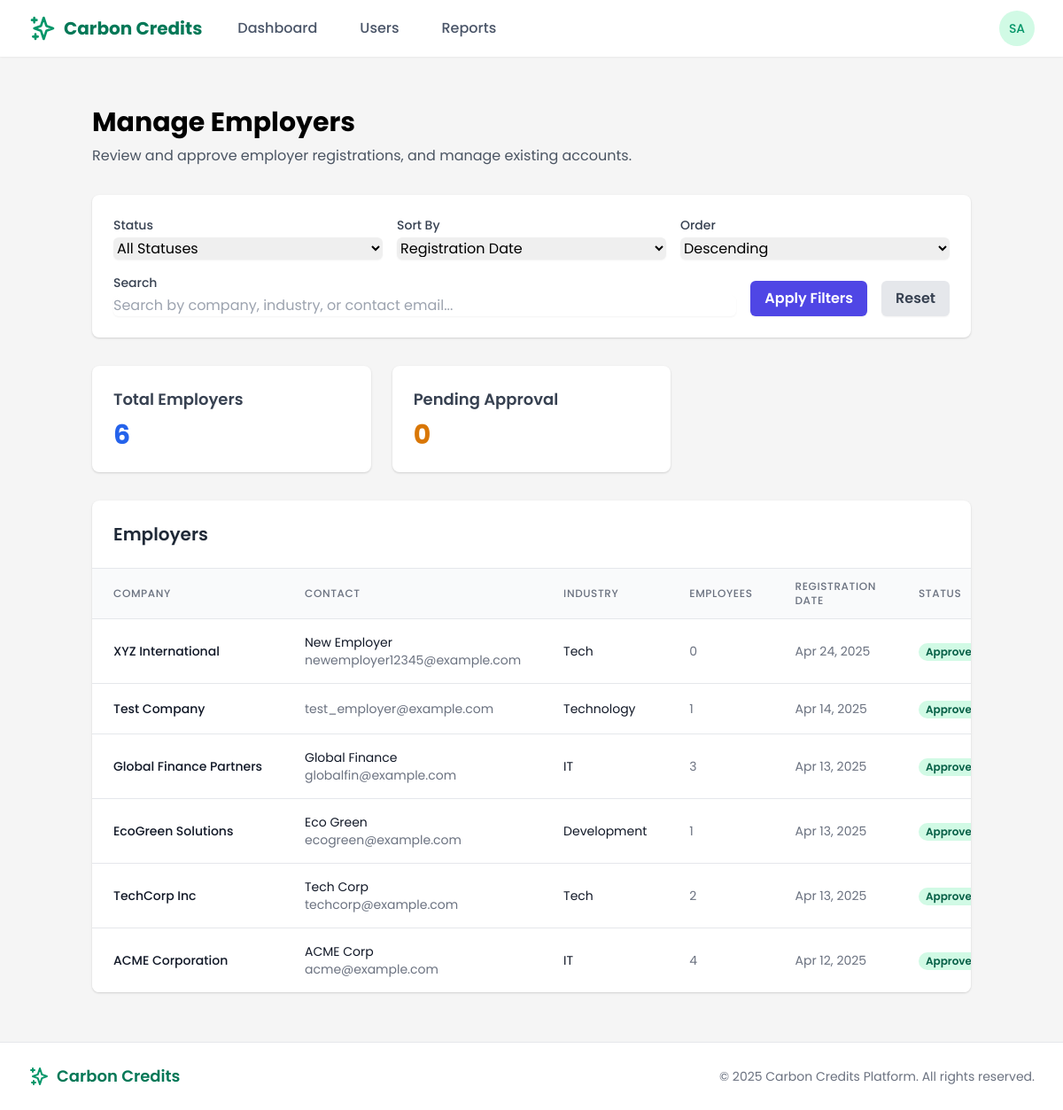
The page /systemadmin/employers/ (signed in) on the database its author committed.
### users/models.py (models this page shows, shortened)
class CustomUser(AbstractUser):
    is_employee = models.BooleanField(default=False)
    is_employer = models.BooleanField(default=False)
    is_bank_admin = models.BooleanField(default=False)
    is_super_admin = models.BooleanField(default=False)
    email = models.EmailField(_('email address'), unique=True)
    date_joined = models.DateTimeField(default=timezone.now)
    approved = models.BooleanField(default=False)
    USERNAME_FIELD = 'email'
    REQUIRED_FIELDS = ['username', 'first_name', 'last_name']
    class Meta:
        verbose_name = _('user')
        verbose_name_plural = _('users')

class EmployerProfile(models.Model):
    user = models.OneToOneField(
        CustomUser,
        on_delete=models.CASCADE,
        related_name='employer_profile'
    )
    company_name = models.CharField(max_length=100)
    registration_number = models.CharField(max_length=50, unique=True)
    industry = models.CharField(max_length=100)
    approved = models.BooleanField(default=False)
    created_at = models.DateTimeField(default=timezone.now)
    initial_credits_allocated = models.BooleanField(default=False)
    wallet_balance = models.DecimalField(max_digits=10, decimal_places=2, default=0)

### core/views/admin_views.py (the view, shortened to what this page needs)
# urls.py: path('employers/', admin_views.employers_list, name='admin_employers'),
@login_required
@user_passes_test(is_super_admin)
def employers_list(request):
    status_filter = request.GET.get('status', '')
    search_query = request.GET.get('search', '')
    sort_by = request.GET.get('sort', 'date_joined')
    sort_dir = request.GET.get('dir', 'desc')
    employers_queryset = EmployerProfile.objects.all().select_related('user')
    if status_filter:
        if status_filter == 'approved':
            employers_queryset = employers_queryset.filter(approved=True)
        elif status_filter == 'pending':
            employers_queryset = employers_queryset.filter(approved=False)
    if sort_by == 'company':
        order_field = 'company_name' if sort_dir == 'asc' else '-company_name'
    elif sort_by == 'email':
        order_field = 'user__email' if sort_dir == 'asc' else '-user__email'
    elif sort_by == 'industry':
        order_field = 'industry' if sort_dir == 'asc' else '-industry'
    elif sort_by == 'status':
        order_field = 'approved' if sort_dir == 'asc' else '-approved'
    else:  # default to date joined
        order_field = 'user__date_joined' if sort_dir == 'asc' else '-user__date_joined'
    employers_queryset = employers_queryset.order_by(order_field)
    for employer in employers_queryset:
        employer.employee_count = employer.employees.count()
    page_number = request.GET.get('page', 1)
    paginator = Paginator(employers_queryset, 20)  # 20 employers per page
    employers = paginator.get_page(page_number)
    context = {
        'employers': employers,
        'status_filter': status_filter,
        'search_query': search_query,
        'sort_by': sort_by,
        'sort_dir': sort_dir,
        'page_obj': employers,
        'total_employers': employers_queryset.count(),
        'pending_approval_count': employers_queryset.filter(approved=False).count(),
    }
    return render(request, 'admin/employers.html', context)

### core/views/admin_views.py (called while the page is built)
def is_super_admin(user):
    return user.is_authenticated and user.is_super_admin

### templates/admin/employers.html (shortened to what this page needs)
{% extends 'base.html' %}
{% load static %}
{% block content %}
<div class="container mx-auto px-4 py-8">
    <div class="mb-8">
        <h1 class="text-3xl font-bold mb-2">Manage Employers</h1>
        <p class="text-gray-600">Review and approve employer registrations, and manage existing accounts.</p>
    </div>
    <div class="bg-white rounded-lg shadow p-6 mb-8">
        <form method="get" action="{% url 'admin_employers' %}" class="space-y-4">
            <div class="grid grid-cols-1 md:grid-cols-3 gap-4">
                <div>
                    <label for="status" class="block text-sm font-medium text-gray-700 mb-1">Status</label>
                    <select id="status" name="status" class="form-select w-full rounded-md border-gray-300 shadow-sm">
                        <option value="" {% if status_filter == "" %}selected{% endif %}>All Statuses</option>
                    </select>
                </div>
                <div>
                    <label for="sort" class="block text-sm font-medium text-gray-700 mb-1">Sort By</label>
                    <select id="sort" name="sort" class="form-select w-full rounded-md border-gray-300 shadow-sm">
                        <option value="date_joined" {% if sort_by == "date_joined" %}selected{% endif %}>Registration Date</option>
                    </select>
                </div>
                <div>
                    <label for="dir" class="block text-sm font-medium text-gray-700 mb-1">Order</label>
                    <select id="dir" name="dir" class="form-select w-full rounded-md border-gray-300 shadow-sm">
                        <option value="desc" {% if sort_dir == "desc" %}selected{% endif %}>Descending</option>
                    </select>
                </div>
            </div>
            <div class="flex items-end space-x-4">
                <div class="flex-grow">
                    <label for="search" class="block text-sm font-medium text-gray-700 mb-1">Search</label>
                    <input type="text" id="search" name="search" value="{{ search_query }}" placeholder="Search by company, industry, or contact email..." class="form-input w-full rounded-md border-gray-300 shadow-sm">
                </div>
                <button type="submit" class="py-2 px-4 bg-indigo-600 text-white font-semibold rounded-md shadow-sm hover:bg-indigo-700 focus:outline-none focus:ring-2 focus:ring-indigo-500 focus:ring-offset-2">
                    Apply Filters
                </button>
                <a href="{% url 'admin_employers' %}" class="py-2 px-4 bg-gray-200 text-gray-700 font-semibold rounded-md shadow-sm hover:bg-gray-300 focus:outline-none focus:ring-2 focus:ring-gray-500 focus:ring-offset-2">
                    Reset
                </a>
            </div>
        </form>
    </div>
    <div class="grid grid-cols-1 md:grid-cols-3 gap-6 mb-8">
        <div class="bg-white rounded-lg shadow p-6">
            <h3 class="text-lg font-semibold text-gray-700 mb-2">Total Employers</h3>
            <p class="text-3xl font-bold text-blue-600">{{ total_employers }}</p>
        </div>
        <div class="bg-white rounded-lg shadow p-6">
            <h3 class="text-lg font-semibold text-gray-700 mb-2">Pending Approval</h3>
            <p class="text-3xl font-bold text-yellow-600">{{ pending_approval_count }}</p>
        </div>
    </div>
    <div class="bg-white rounded-lg shadow overflow-hidden">
        <div class="p-6 border-b border-gray-200">
            <h2 class="text-xl font-semibold text-gray-800">Employers</h2>
        </div>
        {% if employers %}
        <div class="overflow-x-auto">
            <table class="min-w-full divide-y divide-gray-200">
                <thead class="bg-gray-50">
                    <tr>
                        <th scope="col" class="px-6 py-3 text-left text-xs font-medium text-gray-500 uppercase tracking-wider">Company</th>
                        <th scope="col" class="px-6 py-3 text-left text-xs font-medium text-gray-500 uppercase tracking-wider">Contact</th>
                        <th scope="col" class="px-6 py-3 text-left text-xs font-medium text-gray-500 uppercase tracking-wider">Industry</th>
                        <th scope="col" class="px-6 py-3 text-left text-xs font-medium text-gray-500 uppercase tracking-wider">Employees</th>
                        <th scope="col" class="px-6 py-3 text-left text-xs font-medium text-gray-500 uppercase tracking-wider">Registration Date</th>
                        <th scope="col" class="px-6 py-3 text-left text-xs font-medium text-gray-500 uppercase tracking-wider">Status</th>
                    </tr>
                </thead>
                <tbody class="bg-white divide-y divide-gray-200">
                    {% for employer in employers %}
                    <tr id="employer-{{ employer.id }}">
                        <td class="px-6 py-4 whitespace-nowrap">
                            <div class="text-sm font-medium text-gray-900">{{ employer.company_name }}</div>
                        </td>
                        <td class="px-6 py-4 whitespace-nowrap">
                            <div class="text-sm text-gray-900">{{ employer.user.get_full_name }}</div>
                            <div class="text-sm text-gray-500">{{ employer.user.email }}</div>
                        </td>
                        <td class="px-6 py-4 whitespace-nowrap">
                            <div class="text-sm text-gray-900">{{ employer.industry }}</div>
                        </td>
                        <td class="px-6 py-4 whitespace-nowrap text-sm text-gray-500">
                            {{ employer.employee_count }}
                        </td>
                        <td class="px-6 py-4 whitespace-nowrap text-sm text-gray-500">
                            {{ employer.user.date_joined|date:"M d, Y" }}
                        </td>
                        <td class="px-6 py-4 whitespace-nowrap">
                            {% if employer.approved %}
                            <span class="px-2 inline-flex text-xs leading-5 font-semibold rounded-full bg-green-100 text-green-800">
                                Approved
                            </span>
                            {% else %}
                            <span class="px-2 inline-flex text-xs leading-5 font-semibold rounded-full bg-yellow-100 text-yellow-800">
                                Pending
                            </span>
                            {% endif %}
                        </td>
                    </tr>
                    {% endfor %}
                </tbody>
            </table>
        </div>
        {% endif %}
    </div>
</div>
{% endblock %}

### templates/base.html (shortened to what this page needs)
{% load static %}
<!DOCTYPE html>
<html lang="en">
<head>
    <link href="https://cdn.jsdelivr.net/npm/tailwindcss@2.2.19/dist/tailwind.min.css" rel="stylesheet">
</head>
<body class="flex flex-col min-h-screen">
    <header class="bg-white shadow-sm sticky top-0 z-50">
        <nav class="max-w-7xl mx-auto px-4 sm:px-6 lg:px-8">
            <div class="flex justify-between h-16">
                <div class="flex">
                    <div class="flex-shrink-0 flex items-center">
                        <a href="{% url 'home' %}" class="flex items-center">
                            <svg xmlns="http://www.w3.org/2000/svg" class="h-8 w-8 text-green-600" fill="none" viewBox="0 0 24 24" stroke="currentColor">
                                <path stroke-linecap="round" stroke-linejoin="round" stroke-width="2" d="M5 3v4M3 5h4M6 17v4m-2-2h4m5-16l2.286 6.857L21 12l-5.714 2.143L13 21l-2.286-6.857L5 12l5.714-2.143L13 3z" />
                            </svg>
                            <span class="ml-2 text-xl font-bold text-green-700">Carbon Credits</span>
                        </a>
                    </div>
                    {% if user.is_authenticated %}
                    <div class="hidden sm:ml-6 sm:flex sm:space-x-4 items-center">
                        {% if user.is_super_admin %}
                        <a href="{% url 'admin_dashboard' %}" class="nav-link {% if request.resolver_match.url_name == 'admin_dashboard' %}active{% endif %}">Dashboard</a>
                        <a href="{% url 'admin_users' %}" class="nav-link {% if request.resolver_match.url_name == 'admin_users' %}active{% endif %}">Users</a>
                        <a href="{% url 'admin_reports' %}" class="nav-link {% if request.resolver_match.url_name == 'admin_reports' %}active{% endif %}">Reports</a>
                        {% endif %}
                    </div>
                    {% endif %}
                </div>
                <div class="flex items-center">
                    {% if user.is_authenticated %}
                    <div class="ml-3 relative">
                        <div>
                            <button type="button" class="bg-white rounded-full flex text-sm focus:outline-none focus:ring-2 focus:ring-offset-2 focus:ring-green-500" id="user-menu-button" aria-expanded="false" aria-haspopup="true">
                                <div class="h-10 w-10 rounded-full bg-green-100 flex items-center justify-center text-green-600 font-medium">
                                    {{ user.first_name|slice:":1" }}{{ user.last_name|slice:":1" }}
                                </div>
                            </button>
                        </div>
                    </div>
                    {% else %}
                    <a href="{% url 'login' %}" class="btn-secondary">Log in</a>
                    <a href="{% url 'register' %}" class="ml-3 btn-primary">Register</a>
                    {% endif %}
                </div>
            </div>
        </nav>
    </header>
    <main class="flex-grow py-6">
        {% block content %}{% endblock %}
    </main>
    <footer class="bg-white py-6 border-t border-gray-200 mt-auto">
        <div class="max-w-7xl mx-auto px-4 sm:px-6 lg:px-8">
            <div class="flex flex-col md:flex-row md:justify-between items-center">
                <div class="flex items-center mb-4 md:mb-0">
                    <svg xmlns="http://www.w3.org/2000/svg" class="h-6 w-6 text-green-600" fill="none" viewBox="0 0 24 24" stroke="currentColor">
                        <path stroke-linecap="round" stroke-linejoin="round" stroke-width="2" d="M5 3v4M3 5h4M6 17v4m-2-2h4m5-16l2.286 6.857L21 12l-5.714 2.143L13 21l-2.286-6.857L5 12l5.714-2.143L13 3z" />
                    </svg>
                    <span class="ml-2 text-lg font-semibold text-green-700">Carbon Credits</span>
                </div>
                <p class="text-center text-gray-500 text-sm">
                    &copy; {% now "Y" %} Carbon Credits Platform. All rights reserved.
                </p>
            </div>
        </div>
    </footer>
</body>
</html>

### templates/base.html (style rules this page uses)
:root { --primary: #2B9348; --secondary: #55A630; --neutral-dark: #1C1C1C; --light-bg: #F5F5F5; --accent: #F9DC5C; --secondary-accent: #70A9A1; --cta-blue: #1E88E5; }
body { font-family: 'Poppins', sans-serif; background-color: var(--light-bg); }
.nav-link { color: #4A5568; font-weight: 500; transition: all 0.2s ease; padding: 0.5rem 1rem; border-radius: 8px; }

### rows shown on the page
CustomUser: first_name "S", last_name "A"
EmployerProfile: company_name "XYZ International", user.get_full_name "New Employer", user.email "newemployer12345@example.com", industry "Tech", employee_count "0", user.date_joined "Apr 24, 2025", approved "Approved"
EmployerProfile: company_name "Test Company", user.email "test_employer@example.com", industry "Technology", employee_count "1", user.date_joined "Apr 14, 2025", approved "Approved"
EmployerProfile: company_name "Global Finance Partners", user.get_full_name "Global Finance", user.email "globalfin@example.com", industry "IT", employee_count "3", user.date_joined "Apr 13, 2025", approved "Approved"
EmployerProfile: company_name "EcoGreen Solutions", user.get_full_name "Eco Green", user.email "ecogreen@example.com", industry "Development", employee_count "1", user.date_joined "Apr 13, 2025", approved "Approved"
EmployerProfile: company_name "TechCorp Inc", user.get_full_name "Tech Corp", user.email "techcorp@example.com", industry "Tech", employee_count "2", user.date_joined "Apr 13, 2025", approved "Approved"
EmployerProfile: company_name "ACME Corporation", user.get_full_name "ACME Corp", user.email "acme@example.com", industry "IT", employee_count "4", user.date_joined "Apr 12, 2025", approved "Approved"

### other values the page prints
{{ total_employers }} "6"
{{ pending_approval_count }} "0"
